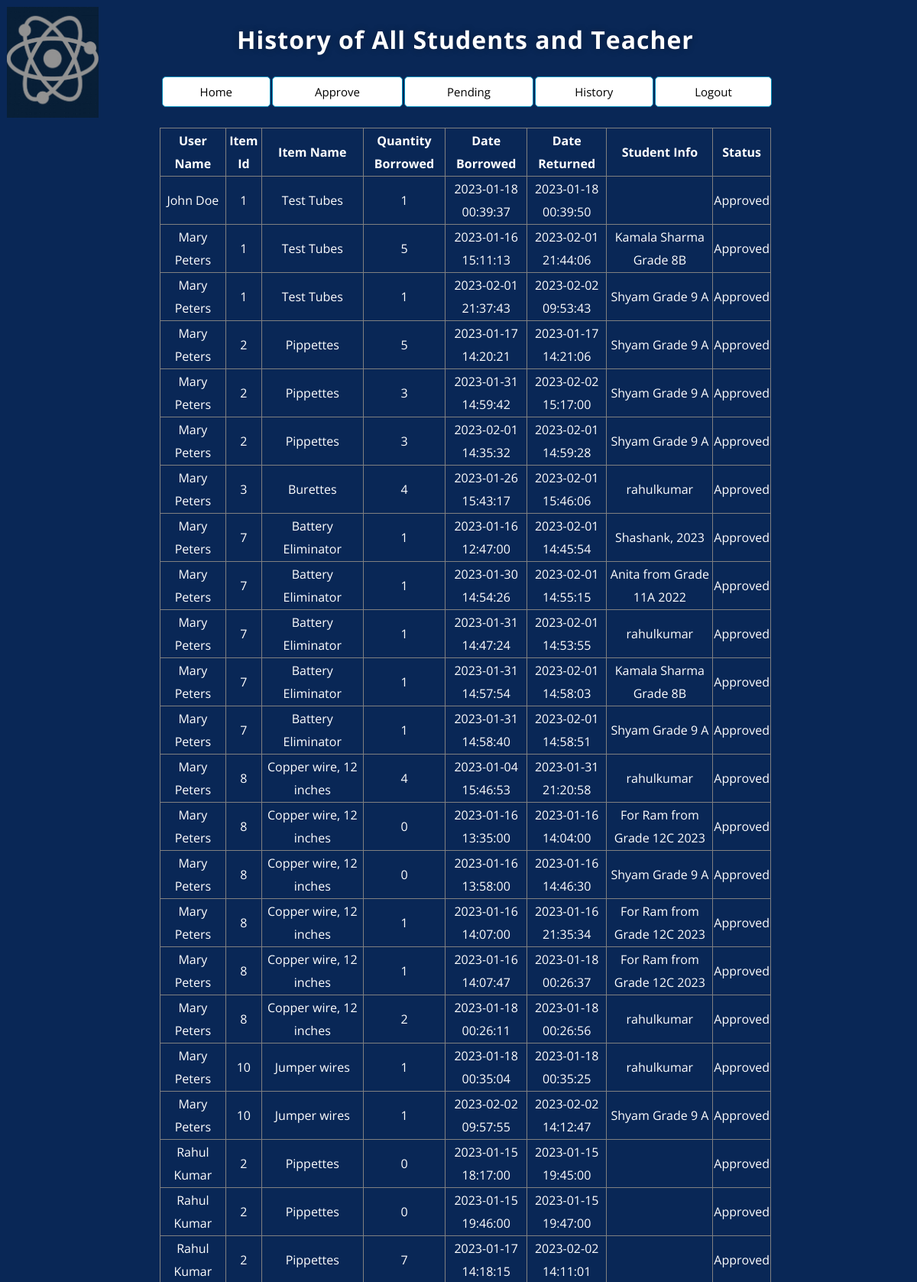
The page /teacher_student_history.php (signed in, upper part) on the database its author committed.
### tables this page shows
CREATE TABLE `activity` (
  `user_id` varchar(10) NOT NULL,
  `user_name` text NOT NULL,
  `item_id` int(10) NOT NULL,
  `item_name` text NOT NULL,
  `date_borr` datetime NOT NULL,
  `date_ret` datetime NOT NULL,
  `qty_borr` int(11) NOT NULL,
  `teacher_appr` int(11) NOT NULL,
  `description` text DEFAULT NULL
);

### teacher_student_history.php (the view, shortened to what this page needs)
<!DOCTYPE html>
<html lang="en">
<head>
    <link rel="stylesheet" type="text/css" href="css/style.css" />
</head>
<body>
<table  style="width:90%">
	<tr>
		<td style="width:1%; vertical-align: top;>
			<a href="http://www.google.com"><img width="120" height="145" src="images/school-logo.png" /> </a>
		</td>
		<td style="left-align">
    			<div class="wrapper">
			<table style="width: 100%">
			     <caption style="text-align: center; "><h1><?php echo $_SESSION["user_name"]; ?> History of All Students and Teacher </h1></caption>
			     <tr>
				<td>
					<a href="teacher_start.php" class="btn btn1"></i>Home</a>
				</td>
				<td>
					<a href="teacher_student_approve.php" class="btn btn1"></i>Approve</a>
				</td>
				<td>
					<a href="teacher_student_pending.php" class="btn btn1"></i> Pending</a>
				</td>
				<td>
					<a href="teacher_student_history.php" class="btn btn1"></i> History</a>
				</td>
				<td>
					<a href="logout.php" class="btn btn1"></i> Logout</a>
				</td>
			     </tr>
			     </tr>
			</table>
		<BR>
                   <?php
                    require_once "connection.php";
		    try{
                    $sql = "SELECT * FROM activity where date_ret <> 0 Order by user_name, teacher_appr";
                    if($result = mysqli_query($link, $sql)){
                        if(mysqli_num_rows($result) > 0){
                            echo '<table id = "table1" style="width: 100%;">';
                                echo "<thead>";
                                    echo "<tr>";
					echo "<th>User Name</th>";
                                        echo "<th>Item Id</th>";
                                        echo "<th>Item Name</th>";
                                        echo "<th>Quantity Borrowed</th>";
                                        echo "<th>Date Borrowed</th>";
                                        echo "<th>Date Returned</th>";
                                        echo "<th>Student Info</th>";
                                        echo "<th>Status</th>";
                                    echo "</tr>";
                                echo "</thead>";
                                echo "<tbody>";
                                while($row = mysqli_fetch_array($result)){
                                	echo "<tr style='text-align: center'>";
                                       	echo "<td>" . $row['user_name'] . "</td>";
                                       	echo "<td>" . $row['item_id'] . "</td>";
                                      	echo "<td>" . $row['item_name'] . "</td>";
                                        echo "<td>" . $row['qty_borr'] . "</td>";
                                        echo "<td>" . $row['date_borr'] . "</td>";
                                        echo "<td>" . $row['date_ret'] . "</td>";
                                        echo "<td>" . $row['description'] . "</td>";
					if ($row['teacher_appr'] == 1){
						echo "<td> Processing </td>";
					}
					else{
						echo "<td> Approved </td>";
					}
                                    	echo "</tr>";
				}
                                echo "</tbody>";
                            echo "</table>";
                        } else{
                            echo '<div"><em>No records were found.</em></div>';
                        }
                    } else{
			throw new Exception($result);
                    }
		    }
		    catch(Exception $e){
		    	echo "<b>Message:</b> " . $e->getMessage();
		    }
                    ?>
</body>
</html>

### css/style.css (style rules this page uses)
.btn { background-color: #008CBA; border: none; color: white; padding: 16px 32px; text-align: center; text-decoration: none; display: inline-block; font-size: 16px; margin: 4px 2px; transition-duration: 0.4s; cursor: pointer; }
.btn1 { background-color: white; color: black; border: 1px solid #008CBA; width: 100%; display:block; padding: 9px 14px; font-size: 15px; border-radius: 5px; }
* { box-sizing:border-box; }
html { width: 100%; height:100%; }
body { width: 100%; height:100%; font-family: 'Open Sans', sans-serif; background: #092756; }
.wrapper { width: 800px; margin: 0 auto; color: #fff; }
.wrapper h1 { color: #fff; text-shadow: 0 0 10px rgba(0,0,0,0.3); letter-spacing:1px; text-align:center; }
a { color: white; }

### teacher_student_history.php (style rules this page uses)
table { border-collapse: collapse; }
#table1 th, #table1 td, #table1 tr { border: 1px solid black; border-color: grey; line-height: 30px; }

### rows shown on the page
activity: user_name "John Doe", item "1", item_name "Test Tubes", qty_borr "1", date_borr "2023-01-18 00:39:37", date_ret "2023-01-18 00:39:50", teacher_appr "Approved"
activity: user_name "Mary Peters", item "1", item_name "Test Tubes", qty_borr "5", date_borr "2023-01-16 15:11:13", date_ret "2023-02-01 21:44:06", description "Kamala Sharma Grade 8B", teacher_appr "Approved"
activity: user_name "Mary Peters", item "1", item_name "Test Tubes", qty_borr "1", date_borr "2023-02-01 21:37:43", date_ret "2023-02-02 09:53:43", description "Shyam Grade 9 A", teacher_appr "Approved"
activity: user_name "Mary Peters", item "2", item_name "Pippettes", qty_borr "5", date_borr "2023-01-17 14:20:21", date_ret "2023-01-17 14:21:06", description "Shyam Grade 9 A", teacher_appr "Approved"
activity: user_name "Mary Peters", item "2", item_name "Pippettes", qty_borr "3", date_borr "2023-01-31 14:59:42", date_ret "2023-02-02 15:17:00", description "Shyam Grade 9 A", teacher_appr "Approved"
activity: user_name "Mary Peters", item "2", item_name "Pippettes", qty_borr "3", date_borr "2023-02-01 14:35:32", date_ret "2023-02-01 14:59:28", description "Shyam Grade 9 A", teacher_appr "Approved"
activity: user_name "Mary Peters", item "3", item_name "Burettes", qty_borr "4", date_borr "2023-01-26 15:43:17", date_ret "2023-02-01 15:46:06", description "rahulkumar", teacher_appr "Approved"
activity: user_name "Mary Peters", item "7", item_name "Battery Eliminator", qty_borr "1", date_borr "2023-01-16 12:47:00", date_ret "2023-02-01 14:45:54", description "Shashank, 2023", teacher_appr "Approved"
activity: user_name "Mary Peters", item "7", item_name "Battery Eliminator", qty_borr "1", date_borr "2023-01-30 14:54:26", date_ret "2023-02-01 14:55:15", description "Anita from Grade 11A 2022", teacher_appr "Approved"
activity: user_name "Mary Peters", item "7", item_name "Battery Eliminator", qty_borr "1", date_borr "2023-01-31 14:47:24", date_ret "2023-02-01 14:53:55", description "rahulkumar", teacher_appr "Approved"
activity: user_name "Mary Peters", item "7", item_name "Battery Eliminator", qty_borr "1", date_borr "2023-01-31 14:57:54", date_ret "2023-02-01 14:58:03", description "Kamala Sharma Grade 8B", teacher_appr "Approved"
activity: user_name "Mary Peters", item "7", item_name "Battery Eliminator", qty_borr "1", date_borr "2023-01-31 14:58:40", date_ret "2023-02-01 14:58:51", description "Shyam Grade 9 A", teacher_appr "Approved"
activity: user_name "Mary Peters", item "8", item_name "Copper wire, 12 inches", qty_borr "4", date_borr "2023-01-04 15:46:53", date_ret "2023-01-31 21:20:58", description "rahulkumar", teacher_appr "Approved"
activity: user_name "Mary Peters", item "8", item_name "Copper wire, 12 inches", qty_borr "0", date_borr "2023-01-16 13:35:00", date_ret "2023-01-16 14:04:00", description "For Ram from Grade 12C 2023", teacher_appr "Approved"
activity: user_name "Mary Peters", item "8", item_name "Copper wire, 12 inches", qty_borr "0", date_borr "2023-01-16 13:58:00", date_ret "2023-01-16 14:46:30", description "Shyam Grade 9 A", teacher_appr "Approved"
activity: user_name "Mary Peters", item "8", item_name "Copper wire, 12 inches", qty_borr "1", date_borr "2023-01-16 14:07:00", date_ret "2023-01-16 21:35:34", description "For Ram from Grade 12C 2023", teacher_appr "Approved"
activity: user_name "Mary Peters", item "8", item_name "Copper wire, 12 inches", qty_borr "1", date_borr "2023-01-16 14:07:47", date_ret "2023-01-18 00:26:37", description "For Ram from Grade 12C 2023", teacher_appr "Approved"
activity: user_name "Mary Peters", item "8", item_name "Copper wire, 12 inches", qty_borr "2", date_borr "2023-01-18 00:26:11", date_ret "2023-01-18 00:26:56", description "rahulkumar", teacher_appr "Approved"
activity: user_name "Mary Peters", item "10", item_name "Jumper wires", qty_borr "1", date_borr "2023-01-18 00:35:04", date_ret "2023-01-18 00:35:25", description "rahulkumar", teacher_appr "Approved"
activity: user_name "Mary Peters", item "10", item_name "Jumper wires", qty_borr "1", date_borr "2023-02-02 09:57:55", date_ret "2023-02-02 14:12:47", description "Shyam Grade 9 A", teacher_appr "Approved"
activity: user_name "Rahul Kumar", item "2", item_name "Pippettes", qty_borr "0", date_borr "2023-01-15 18:17:00", date_ret "2023-01-15 19:45:00", teacher_appr "Approved"
activity: user_name "Rahul Kumar", item "2", item_name "Pippettes", qty_borr "0", date_borr "2023-01-15 19:46:00", date_ret "2023-01-15 19:47:00", teacher_appr "Approved"
activity: user_name "Rahul Kumar", item "2", item_name "Pippettes", qty_borr "7", date_borr "2023-01-17 14:18:15", date_ret "2023-02-02 14:11:01", teacher_appr "Approved"
